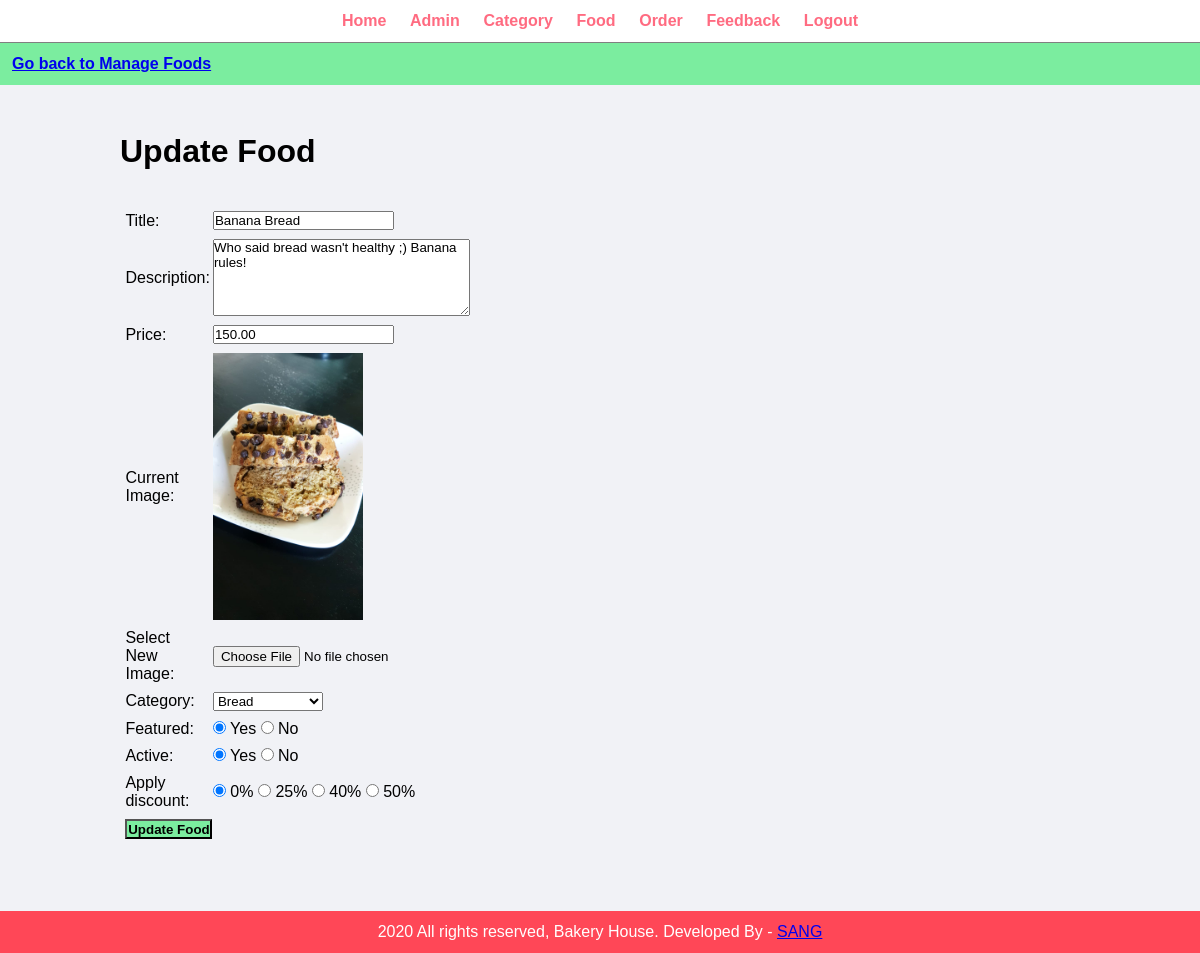
/admin/update-food.php?id=11 (signed in), run on the app's committed database.
### tables this page shows
CREATE TABLE `tbl_food` (
  `id` int(10) UNSIGNED NOT NULL,
  `title` varchar(100) NOT NULL,
  `description` text NOT NULL,
  `price` decimal(10,2) NOT NULL,
  `image_name` varchar(255) NOT NULL,
  `category_id` int(10) UNSIGNED NOT NULL,
  `featured` varchar(10) NOT NULL,
  `active` varchar(10) NOT NULL,
  `discount` varchar(255) NOT NULL
);

CREATE TABLE `tbl_category` (
  `id` int(10) UNSIGNED NOT NULL,
  `title` varchar(100) NOT NULL,
  `image_name` varchar(255) NOT NULL,
  `featured` varchar(10) NOT NULL,
  `active` varchar(10) NOT NULL
);

### admin/update-food.php (the view, shortened to what this page needs)
<?php include('partials/menu.php'); ?>
<div class="btn-secondary"><a href="<?php echo SITEURL; ?>admin/manage-food.php">Go back to Manage Foods</a></div>
<div class="main-content">
    <div class="wrapper">
        <h1>Update Food</h1>
        <br><br>
        <?php
        if (isset($_GET['id'])) {
            $id = $_GET['id'];
            $sql2 = "SELECT * FROM tbl_food WHERE id=$id";
            $res2 = mysqli_query($conn, $sql2);
            $row2 = mysqli_fetch_assoc($res2);
            $title = $row2['title'];
            $description = $row2['description'];
            $price = $row2['price'];
            $current_image = $row2['image_name'];
            $current_category = $row2['category_id'];
            $featured = $row2['featured'];
            $active = $row2['active'];
            $discount = $row2['discount'];
        } else {
            header('location:' . SITEURL . 'admin/manage-food.php');
        }
        ?>
        <form action="" method="POST" enctype="multipart/form-data">
            <table class="tbl-30">
                <tr>
                    <td>Title: </td>
                    <td>
                        <input type="text" name="title" value="<?php echo $title; ?>">
                    </td>
                </tr>
                <tr>
                    <td>Description: </td>
                    <td>
                        <textarea name="description" cols="30" rows="5"><?php echo $description; ?></textarea>
                    </td>
                </tr>
                <tr>
                    <td>Price: </td>
                    <td>
                        <input type="number" name="price" value="<?php echo $price; ?>">
                    </td>
                </tr>
                <tr>
                    <td>Current Image: </td>
                    <td>
                        <?php
                        if ($current_image == "") {
                            echo "<div class='error'>Image not Available.</div>";
                        } else {
                        ?>
                            <img src="<?php echo SITEURL; ?>images/food/<?php echo $current_image; ?>" width="150px">
                        <?php
                        }
                        ?>
                    </td>
                </tr>
                <tr>
                    <td>Select New Image: </td>
                    <td>
                        <input type="file" name="image">
                    </td>
                </tr>
                <tr>
                    <td>Category: </td>
                    <td>
                        <select name="category">
                            <?php
                            $sql = "SELECT * FROM tbl_category WHERE active='Yes'";
                            $res = mysqli_query($conn, $sql);
                            $count = mysqli_num_rows($res);
                            if ($count > 0) {
                                while ($row = mysqli_fetch_assoc($res)) {
                                    $category_title = $row['title'];
                                    $category_id = $row['id'];
                            ?>
                                    <option <?php if ($current_category == $category_id) {
                                                echo "selected";
                                            } ?> value="<?php echo $category_id; ?>"><?php echo $category_title; ?></option>
                            <?php
                                }
                            } else {
                                echo "<option value='0'>Category Not Available.</option>";
                            }
                            ?>
                        </select>
                    </td>
                </tr>
                <tr>
                    <td>Featured: </td>
                    <td>
                        <input <?php if ($featured == "Yes") {
                                    echo "checked";
                                } ?> type="radio" name="featured" value="Yes"> Yes
                        <input <?php if ($featured == "No") {
                                    echo "checked";
                                } ?> type="radio" name="featured" value="No"> No
                    </td>
                </tr>
                <tr>
                    <td>Active: </td>
                    <td>
                        <input <?php if ($active == "Yes") {
                                    echo "checked";
                                } ?> type="radio" name="active" value="Yes"> Yes
                        <input <?php if ($active == "No") {
                                    echo "checked";
                                } ?> type="radio" name="active" value="No"> No
                    </td>
                </tr>
                <tr>
                    <td>Apply discount: </td>
                    <td>
                        <input <?php if ($discount == "0%") {
                                    echo "checked";
                                } ?> type="radio" name="discount" value="0%"> 0%
                        <input <?php if ($discount == "25%") {
                                    echo "checked";
                                } ?> type="radio" name="discount" value="25%"> 25%
                        <input <?php if ($discount == "40%") {
                                    echo "checked";
                                } ?> type="radio" name="discount" value="40%"> 40%
                        <input <?php if ($discount == "50%") {
                                    echo "checked";
                                } ?> type="radio" name="discount" value="50%"> 50%
                    </td>
                </tr>
                <tr>
                    <td>
                        <input type="submit" name="submit" value="Update Food" class="btn-secondary">
                        <br><br>
                    </td>
                </tr>
            </table>
        </form>
    </div>
</div>
<?php include('partials/footer.php'); ?>

### css/admin.css (style rules this page uses)
* { margin: 0; padding: 0; font-family: Arial, Helvetica, sans-serif; }
.wrapper { padding: 1%; width: 80%; margin: 0 auto; }
.tbl-30 { width: 30%; }
table tr td { padding: 1%; }
.btn-secondary { background-color: #7bed9f; padding: 1%; color: black; text-decoration: none; font-weight: bold; }
.main-content { background-color: #f1f2f6; padding: 3% 0; }

### data on the page
tbl_food: title "Banana Bread", description "Who said bread wasn't healthy ;) Banana rules!", price "150.00", image_name (picture), category "Bread", featured "☑", active "☑", discount "☑"
